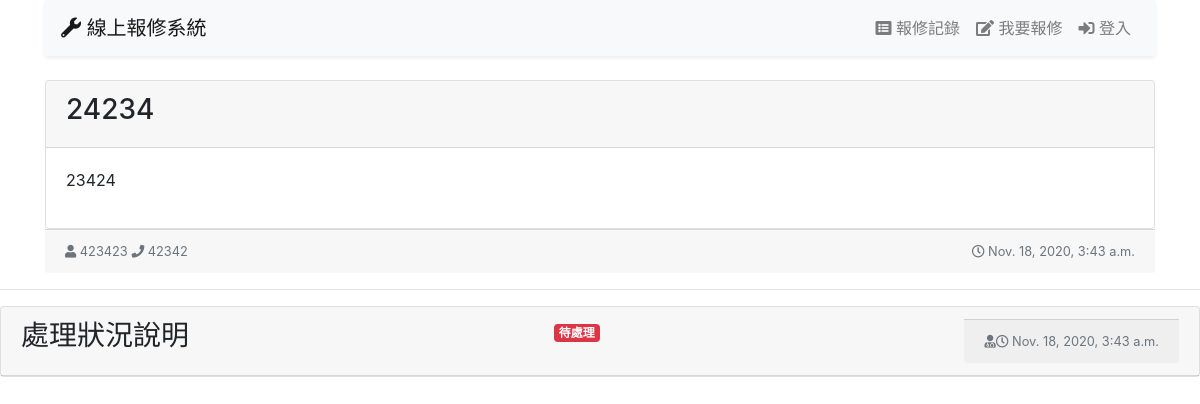
Page /log/1/ on the committed database.
### log/models.py (models this page shows, shortened)
class LogItem(models.Model):
  ST_OPTIONS = [
    (0, '待處理'),
    (1, '處理中'),
    (2, '已結案'),
  ]
  subject = models.CharField('報修主旨', max_length=255)
  description = models.TextField('報修內容')
  reporter = models.CharField('報修人', max_length=30)
  phone = models.CharField('聯絡電話', max_length=30)
  ctime = models.DateTimeField('報修時間', auto_now_add=True)
  handler = models.CharField('處理人員', max_length=30)
  status = models.IntegerField(
              '處理進度',
              default=0,
              choices=ST_OPTIONS
           )
  comment = models.TextField('處理說明')
  utime = models.DateTimeField('最後更新時間', auto_now=True)
  picture = models.ImageField('照片', blank=True, null=True)
  def get_status_class(self):
    return ['danger', 'warning', 'success'][self.status]

### log/views.py (the view)
# urls.py: path('<int:pk>/', LogView.as_view(), name='log_view'),
class LogView(DetailView):
  model = LogItem

### log/templates/log/logitem_detail.html (shortened to what this page needs)
{% extends 'base.html' %}
{% block content %}
<div class="card">
  <div class="card-header">
    <div class="h3">{{ logitem.subject }}</div>
  </div>
  <div class="card-body row">
    <div class="card-text col-md-7">
      {{ logitem.description|linebreaks }}
    </div>
  </div>
  </div>
  <div class="card-footer card-text d-flex justify-content-between text-muted">
    <small title="報修人"><i class="fas fa-user"></i> {{ logitem.reporter }} <i class="fas fa-phone"></i> {{ logitem.phone }}</small>
    <small><i class="far fa-clock"></i> {{ logitem.ctime }}</small>
  </div>
</div>
<hr>
<div class="card mt-3">
  {% if form %}
  <form action="" method="post" enctype="multipart/form-data">
  {% csrf_token %}
  <div class="card-header d-flex justify-content-between">
    <div class="h3">處理狀況說明</div>
    <div>{{ form.status }}</div>
  </div>
  <div class="card-body">{{ form.comment }}</div>
  <div class="card-footer card-text d-flex justify-content-between text-muted">
    <small title="處理人員"><i class="fas fa-user-md"></i> {{ form.handler }}</small>
    <input type="submit" value="送出" class="btn btn-sm btn-primary">
    <small><i class="far fa-clock"></i> {{ logitem.utime }}</small>
  </div>
  </form>
  {% else %}
  <div class="card-header d-flex justify-content-between">
    <div class="h3">處理狀況說明</div>
    <div>
      <span class="badge badge-{{ logitem.get_status_class }}">
      {{ logitem.get_status_display }}
      </span>
    </div>
  <div class="card-footer card-text d-flex justify-content-between text-muted">
    <small title="處理人員"><i class="fas fa-user-md"></i> {{ logitem.handler }}</small>
    <small><i class="far fa-clock"></i> {{ logitem.utime }}</small>
  </div>
  {% endif %}
</div>
{% endblock %}

### rows in the picture
LogItem: subject "24234", description "23424", reporter "423423", phone "42342", ctime "Nov. 18, 2020, 3:43 a.m.", status "待處理", utime "Nov. 18, 2020, 3:43 a.m."
